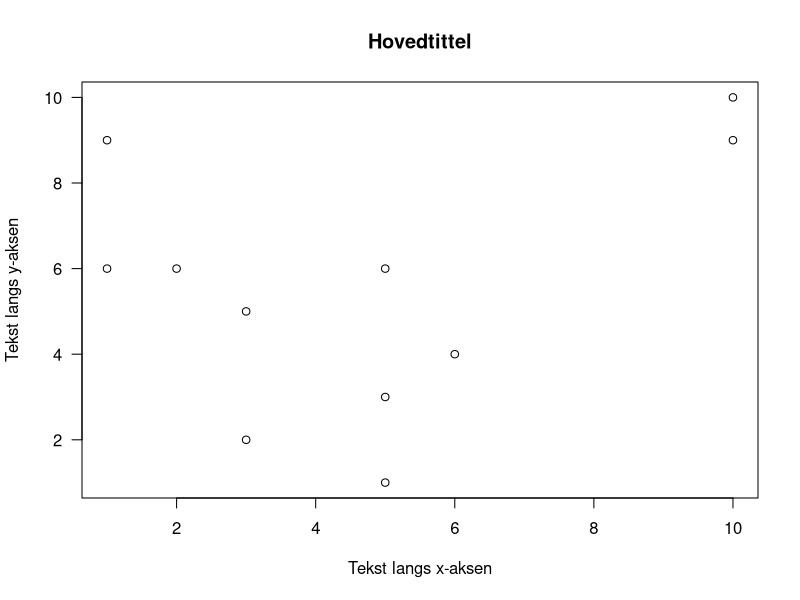

Write the R code that produced this figure. (Note: this script raises an error after producing the figure.)
Midparent <- c(66.0, 65.5, 71.5, 68.0, 70.0, 65.5, 67.0, 70.5, 69.5, 64.5, 67.5)
Daughter <- c(64.0, 63.0, 69.0, 69.0, 69.0, 65.0, 63.0, 68.5, 69.0, 64.0, 67.0)


## Lag figur
.x <- sample(x = 1:10, size = 11, replace = TRUE)
.y <- sample(x = 1:10, size = 11, replace = TRUE)
.main <- "Hovedtittel"
.xlab <- "Tekst langs x-aksen"
.ylab <- "Tekst langs y-aksen"
plot(x = .x, y = .y, type = "p", , las = 1,
main = .main, xlab = .xlab, ylab = .ylab)


## Rekn ut en lineær modell basert på observasjonene.
.linear_model_y_explained_by_x <- lm(formula = .y ~ .x)
## Ser på utskrift av
.linear_model_y_explained_by_x
##
1
STAT111
## Call:
## lm(formula = .y ~ .x)
##
## Coefficients:
## (Intercept) .x
## 3.8215 0.4057
## NB: Det er ikke opplagt fra dette at '.linear_model_y_explained_by_x'
## er en liste med følgende 12 komponenter.
names(.linear_model_y_explained_by_x)
## [1] "coefficients" "residuals" "effects" "rank"
## [5] "fitted.values" "assign" "qr" "df.residual"
## [9] "xlevels" "call" "terms" "model"
## Dette skyldes at R bruker en spesiell print-metode for å vise resultatet.
## Bruk 'str(.linear_model_y_explained_by_x)' for å se alle detaljene, og for
## å se hvorfor følgende kode gir stigningstall 'a' og konstantledd 'b'.
a <- .linear_model_y_explained_by_x$coefficients[2]
b <- .linear_model_y_explained_by_x$coefficients[1]
## Et mer direkte alternativ for å hente ut koeffisientene er:
coef(.linear_model_y_explained_by_x)
## (Intercept) .x
## 3.8215010 0.4056795
## Fra dette kan vi definere følgende funksjon
.regresjonslinje <- function(x) {a * x + b}
## Som for en gitt innverdi (oppdater til den veriden oppgaven spør om) gir oss
.inn_verdi <- 5
.verdi <- .regresjonslinje(.inn_verdi)
